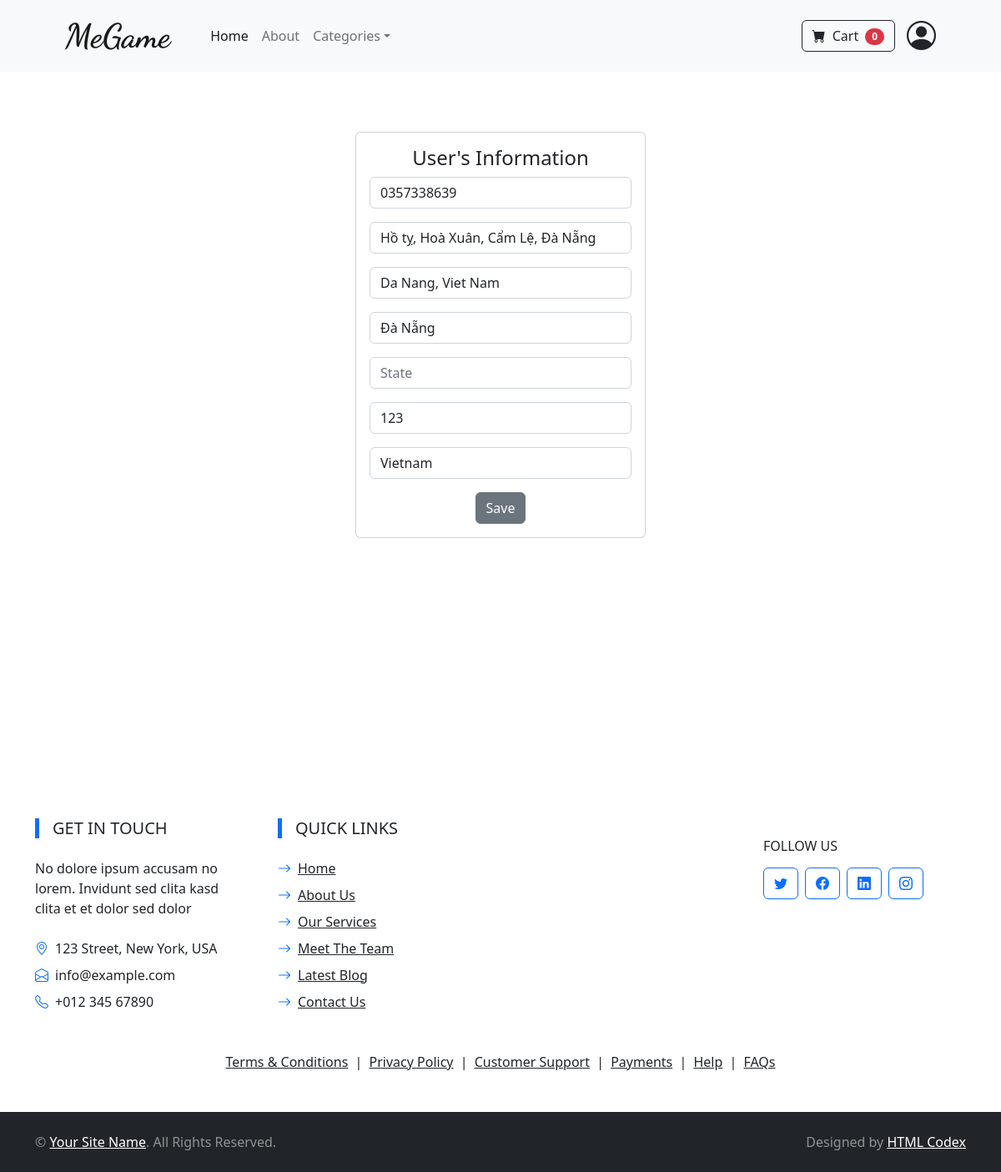
The page /update_info/ (signed in) on the database its author committed.
### store/models.py (models this page shows, shortened)
class Profile(models.Model):
    user = models.OneToOneField(User, on_delete=models.CASCADE)
    date_modified = models.DateTimeField(auto_now=True)
    phone = models.CharField(max_length=15, blank=True)
    address1 = models.CharField(max_length=200, blank=True)
    address2 = models.CharField(max_length=200, blank=True)
    city = models.CharField(max_length=200, blank=True)
    state = models.CharField(max_length=200, blank=True)
    zipcode = models.CharField(max_length=200, blank=True)
    country = models.CharField(max_length=200, blank=True)

### store/views.py (the view)
# urls.py: path('update_info/', views.update_info, name = 'update_info'),
def update_info(req):
    if req.user.is_authenticated:
        current_user = Profile.objects.get(user__id=req.user.id)
        form = UserInfoForm(req.POST or None, instance = current_user)
        if form.is_valid():
            form.save()
            messages.success(req, "User information has been updated!")
            return redirect('home')
        return render(req, "update_info.html", {'form': form})
    else:
        messages.error(req, "Please Login!")
        return redirect('home')

### store/forms.py
class UserInfoForm(forms.ModelForm):
    phone = forms.CharField(label="", widget=forms.TextInput(attrs={'class':'form-control', 'placeholder': 'Phone' }), required=False)
    address1 = forms.CharField(label="", widget=forms.TextInput(attrs={'class':'form-control', 'placeholder': 'Address 1' }), required=False)
    address2 = forms.CharField(label="", widget=forms.TextInput(attrs={'class':'form-control', 'placeholder': 'Address 2' }), required=False)
    city = forms.CharField(label="", widget=forms.TextInput(attrs={'class':'form-control', 'placeholder': 'City' }), required=False)
    state = forms.CharField(label="", widget=forms.TextInput(attrs={'class':'form-control', 'placeholder': 'State' }), required=False)
    zipcode = forms.CharField(label="", widget=forms.TextInput(attrs={'class':'form-control', 'placeholder': 'Zipcode' }), required=False)
    country = forms.CharField(label="", widget=forms.TextInput(attrs={'class':'form-control', 'placeholder': 'Country' }), required=False)
    class Meta:
        model = Profile
        fields = ('phone', 'address1', 'address2', 'city', 'state', 'zipcode', 'country')

### cart/cart.py (called while the page is built)
    def __len__(self):
        return len(self.cart)

### cart/context_processors.py (called while the page is built)
def cart(req):
    return {'cart': Cart(req)}

### store/templates/update_info.html (shortened to what this page needs)
{% extends "base.html" %}
{% block content %}
<div class="container p-4 mt-5">
    <div class="row">
        <div class="col-md-4 offset-md-4">
            <div class="card">
                <div class="card-body">
                    <h4 class="text-center">User's Information</h4>
                    <form method="POST" action="{% url 'update_info' %}">
                        {{form.as_p}}
                        <div class="text-center mt-2">
                            <button type="submit" class="btn btn-secondary">Save</button><br>
                        </div>
                      </form>
                </div>
            </div>
        </div>
    </div>
</div>
<br>
<br>
<br>
<br>
<br>
<br>
<br>
{% endblock %}

### rows shown on the page
Profile: phone "0357338639", address1 "Hồ tỵ, Hoà Xuân, Cẩm Lệ, Đà Nẵng", address2 "Da Nang, Viet Nam", city "Đà Nẵng", zipcode "123", country "Vietnam"

### other values the page prints
{{ cart|length }} "0"
